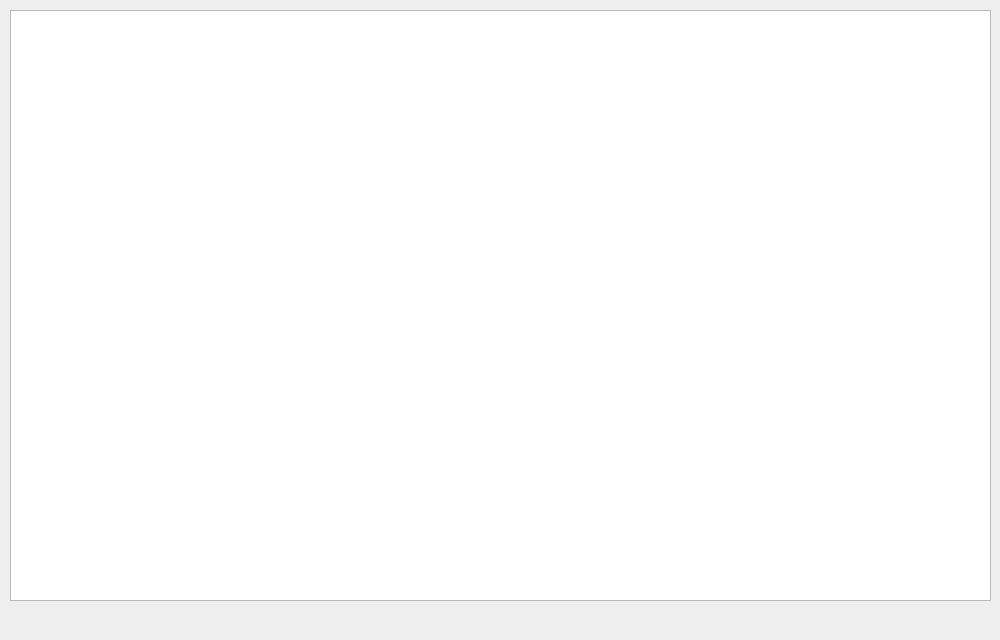
<?xml version="1.0" encoding="UTF-8"?>
<ui version="4.0">
 <class>Form</class>
 <widget class="QWidget" name="Form">
  <property name="geometry">
   <rect>
    <x>0</x>
    <y>0</y>
    <width>1000</width>
    <height>640</height>
   </rect>
  </property>
  <property name="windowTitle">
   <string>Form</string>
  </property>
  <property name="styleSheet">
   <string notr="true"/>
  </property>
  <widget class="QGraphicsView" name="graphicsView">
   <property name="geometry">
    <rect>
     <x>10</x>
     <y>10</y>
     <width>981</width>
     <height>591</height>
    </rect>
   </property>
  </widget>
 </widget>
 <resources/>
 <connections/>
</ui>
